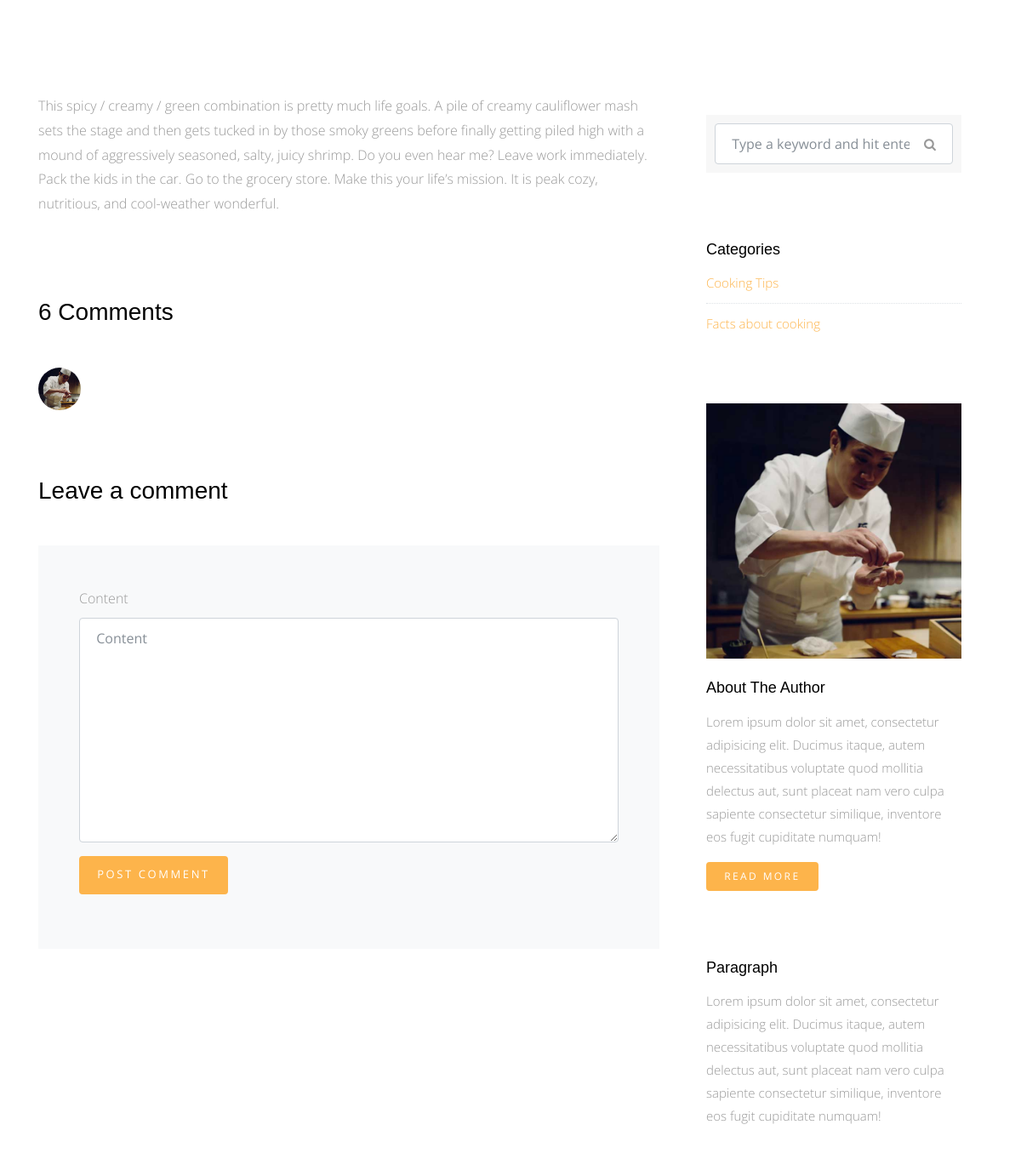
/blog/2 (middle part), run on an earlier commit of the app's database.
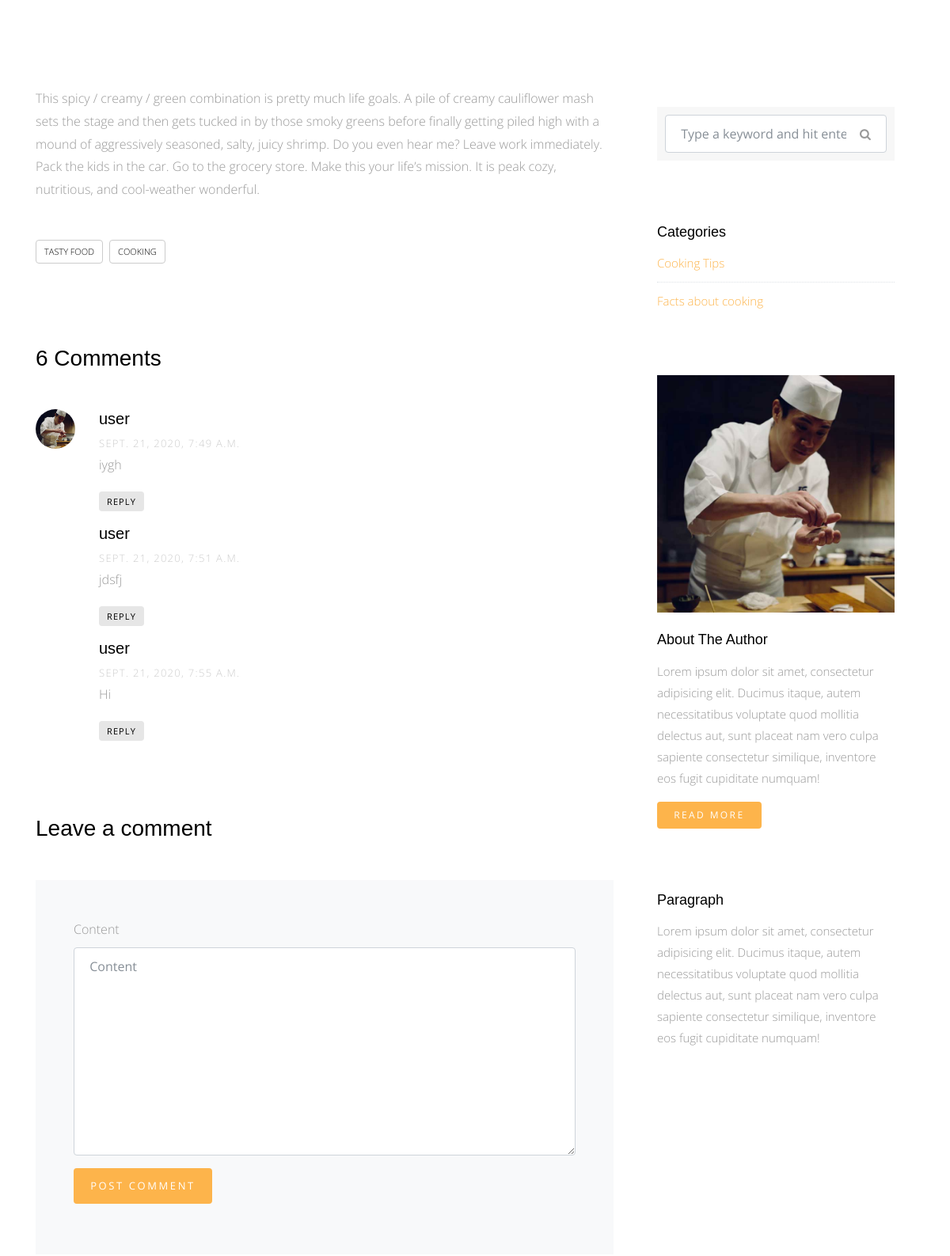
And on a later commit of the database.
### blog/models.py (models this page shows)
class Category(models.Model):
	name=models.CharField(default='', max_length=300)
	def __str__(self):
		return self.name

class Comments(models.Model):
	 user=models.ForeignKey(User, on_delete=models.CASCADE)
	 post=models.ForeignKey(Post, on_delete=models.CASCADE)
	 content=models.TextField(default='')
	 created=models.DateTimeField(default=timezone.now)

### blog/views.py (the view)
# urls.py: path('<int:id>',  views.post_detail, name='post_detail'),
def post_detail(request, id):
	post_detail=Post.objects.get(id=id)
	category=Category.objects.all()
	comments=Comments.objects.filter(post=post_detail)
	comment_form=CommentForm()
	if request.method=="POST":
		comment_form=CommentForm(request.POST)
		if comment_form.is_valid():
			new_comment=comment_form.save(commit=False)
			new_comment.user=request.user
			new_comment.post=post_detail
			new_comment.save()
	else:
		comment_form=CommentForm()
	context={'post_detail':post_detail,
			'category':category,
			'comments':comments,
			'comment_form':comment_form
	}
	return render(request, 'Blog/post_detail.html', context)

### blog/forms.py
class CommentForm(forms.ModelForm):
	class Meta:
		model=Comments
		fields={'content'}

### blog/models.py (called while the page is built)
	def __str__(self):
		return self.title

### blog/templates/Blog/post_detail.html (shortened to what this page needs)
{% extends 'base.html' %}
{% load static %}
{% load bootstrap4 %}
{% block content %}
      <div class="main-wrap">
       <div class="section">
          <div class="container">
            <div class="row">
              <div class="col-md-8">
                <p>{{post_detail.content}}</p>
                <div class="tag-widget post-tag-container mb-5 mt-5">
                  <div class="tagcloud">
                    {% for tag in post_detail.tags.all %}
                    <a href="#" class="tag-cloud-link">{{tag.name}}</a>
                    {% endfor %}
                  </div>
                </div>
                <div class="pt-5 mt-5">
                  <h3 class="mb-5">6 Comments</h3>
                  <ul class="comment-list">
                    <li class="comment">
                      <div class="vcard bio">
                        <img src="{% static 'img/person_1.jpg' %}" alt="Image placeholder">
                      </div>
                      {% for comment in comments %}
                      <div class="comment-body">
                        <h3>{{comment.user}}</h3>
                        <div class="meta">{{comment.created}}</div>
                        <p>{{comment.content}}</p>
                        <p><a href="#" class="reply">Reply</a></p>
                      </div>
                      {% endfor %}
                    </li>
                  </ul>
                  <div class="comment-form-wrap pt-5">
                    <h3 class="mb-5">Leave a comment</h3>
                    <form  method="POST" class="p-5 bg-light">
                      {% bootstrap_form comment_form %}
                      {% buttons %}
                      <div class="form-group">
                        <input type="submit" value="Post Comment" class="btn btn-primary">
                      </div>
                      {% endbuttons %}
                    </form>
                  </div>
                </div>
              </div>
              <div class="col-md-4 sidebar">
                <div class="sidebar-box">
                  <form action="#" class="search-form">
                    <div class="form-group">
                      <span class="icon fa fa-search"></span>
                      <input type="text" class="form-control" placeholder="Type a keyword and hit enter">
                    </div>
                  </form>
                </div>
                <div class="sidebar-box">
                  <div class="categories">
                    <h3>Categories</h3>
                    {%for cat in category%}
                    <li><a href="#">{{cat }} </a></li>
                    {% endfor %}
                  </div>
                </div>
                <div class="sidebar-box">
                  <img src="img/person_1.jpg" alt="Image placeholder" class="img-fluid mb-4">
                  <h3>About The Author</h3>
                  <p>Lorem ipsum dolor sit amet, consectetur adipisicing elit. Ducimus itaque, autem necessitatibus voluptate quod mollitia delectus aut, sunt placeat nam vero culpa sapiente consectetur similique, inventore eos fugit cupiditate numquam!</p>
                  <p><a href="#" class="btn btn-primary btn-sm">Read More</a></p>
                </div>
                <div class="sidebar-box">
                  <h3>Paragraph</h3>
                  <p>Lorem ipsum dolor sit amet, consectetur adipisicing elit. Ducimus itaque, autem necessitatibus voluptate quod mollitia delectus aut, sunt placeat nam vero culpa sapiente consectetur similique, inventore eos fugit cupiditate numquam!</p>
                </div>
              </div>
            </div>
          </div>
        </div>
      </div>
      {% endblock %}

What changed in the data, as far as the page shows it:
added Tag: name "TASTY FOOD"
added Tag: name "COOKING"
added Comments: user "user", created "SEPT. 21, 2020, 7:49 A.M.", content "iygh"
added Comments: user "user", created "SEPT. 21, 2020, 7:51 A.M.", content "jdsfj"
added Comments: user "user", created "SEPT. 21, 2020, 7:55 A.M.", content "Hi"
